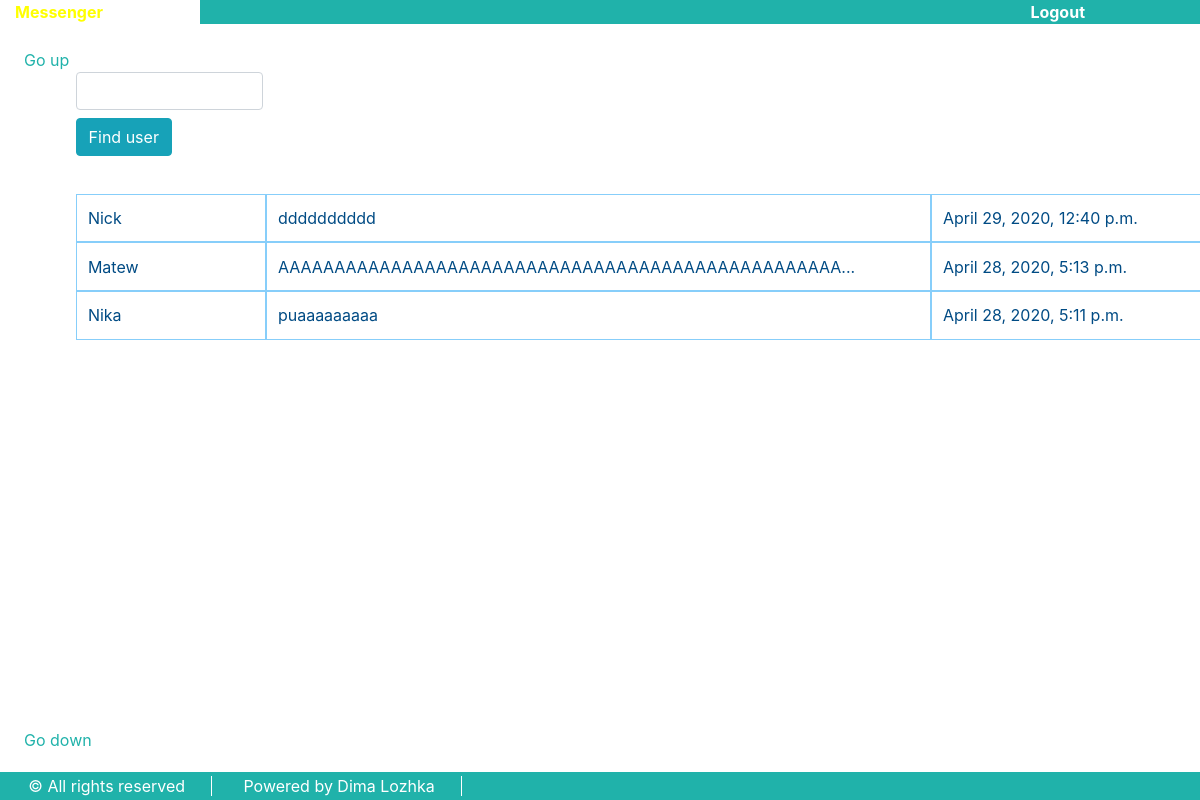
The page /messages/ (signed in) on the database its author committed.
### messenger/apps/letters/models.py (models this page shows, shortened)
class Message(models.Model) :
    text = models.TextField("Text")
    sender = models.ForeignKey(User, on_delete = models.CASCADE, related_name = 'Sender', blank = True, null = True)
    recipient = models.ForeignKey(User, on_delete = models.CASCADE, related_name = 'Recipient', blank = True, null = True)
    sent_date = models.DateTimeField(auto_now = True)
    read_mark = models.CharField("IsRead", max_length=50, default="unread")

### messenger/apps/letters/views.py (the view)
# urls.py: path('', views.index, name='index'),
def index(request) :
    if not request.user.is_authenticated :
        return render(request, 'messenger/main.html')
    messages = Message.objects.filter(recipient = request.user)
    unique_users = list()
    res = list()
    for message in messages :
        if message.sender in unique_users :
            continue
        user_messages = list(messages.filter(sender = message.sender)) + list(Message.objects.filter(sender = request.user, recipient = message.sender))
        user_messages.sort(key = lambda message: message.sent_date, reverse  = True)
        cur_mes = user_messages[0]
        if cur_mes.sender == request.user :
            cur_mes.read_mark = 'read'
        cur_mes.sender = message.sender
        res.append(cur_mes)
        unique_users.append(message.sender)
    res.sort(key = lambda message: message.sent_date, reverse=True)
    for i in res :
        i.text = i.text if len(i.text) < 50 else i.text[0:50] + "..."
    return render(request, 'letters/messages.html', {'messages' : res})

### messenger/templates/letters/messages.html (shortened to what this page needs)
{% extends 'base.html' %}
{% block content %}
{% load static %}
<link rel="stylesheet" type="text/css" href='{% static "/css/messages.css" %}'>
    <a class="mt-5 ml-4 fixed-top sea-green" href='#top'>Go up</a>
    <form class="mt-5" method="GET" id='search_user_form' action='/messages/users'>
        <input type='text' name='user_substr' class="form-control col-2" required>
        <input type='submit' value='Find user' class='mt-2 btn btn-info'>
    </form>
    <div class="message-container container">
        {% for i in messages %}
        <a class="row message-link" href='/messages/dialog/?name={{i.sender}}'>
            <div class="col-2 message {% if i.read_mark == 'unread' %} unread {% endif %}">
                {{i.sender}}
            </div>
            <div class="col-7 message {% if i.read_mark == 'unread' %} unread {% endif %}">
                {%if i.sender == request.user %}You: {% endif %} {{i.text}}
            </div>
            <div class="col-3 message {% if i.read_mark == 'unread' %} unread {% endif %}">
                {{i.sent_date}}
            </div>
        </a>
        {% endfor %}
    </div>
    <a class="mb-5 ml-4 fixed-bottom sea-green" href="#bottom">Go down</a>
{% endblock %}

### messenger/apps/letters/static/css/base.css (style rules this page uses)
* { margin: 0; }
body { width: 100vw; overflow-x: hidden; }
.sea-green { color: lightseagreen; }

### messenger/apps/letters/static/css/messages.css (style rules this page uses)
.message-link { color: rgb(0, 75, 132); }
.message { padding: .3cm; border: .5mm solid lightskyblue; }
#search_user_form, .message-container { margin-left: 2cm; margin-top: 1cm; }

### rows shown on the page
Message: sender "Nick", text "dddddddddd", sent_date "April 29, 2020, 12:40 p.m."
Message: sender "Matew", text "AAAAAAAAAAAAAAAAAAAAAAAAAAAAAAAAAAAAAAAAAAAAAAAAAA...", sent_date "April 28, 2020, 5:13 p.m."
Message: sender "Nika", text "puaaaaaaaaa", sent_date "April 28, 2020, 5:11 p.m."
